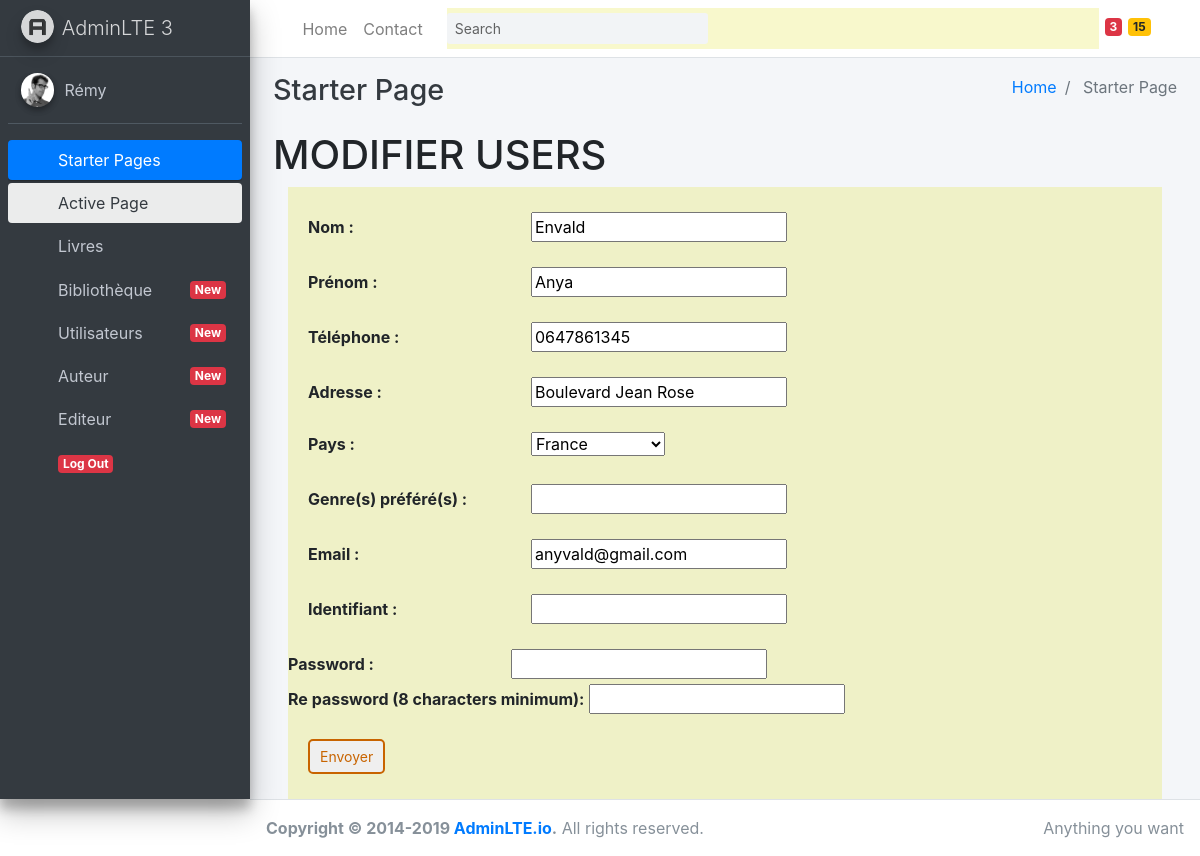
Page /admin/starter.php?page=formupdateusers&id_users=8 (signed in) on the committed database.
### tables this page shows
CREATE TABLE `users` (
  `id_users` int(11) NOT NULL,
  `prenom` varchar(200) NOT NULL,
  `nom` varchar(200) NOT NULL,
  `naissance` date NOT NULL,
  `telephone` varchar(15) NOT NULL,
  `adresse` varchar(200) NOT NULL,
  `pays` varchar(50) NOT NULL,
  `sexe` varchar(20) NOT NULL,
  `genres` varchar(350) NOT NULL,
  `email` varchar(50) NOT NULL,
  `identifiant` varchar(50) NOT NULL,
  `role` varchar(20) NOT NULL,
  `password` varchar(70) NOT NULL
);

### includes/define.php (called while the page is built, shortened)
<?php
$chemin=["auteurlist"=>"../auteurbackend/auteurlist.php",
"formauteur"=>"../auteurbackend/formauteur.php",
"createauteur"=>"../auteurbackend/createauteur.php",
"updateauteur"=>"../auteurbackend/updateauteur.php",
"deleteauteur"=>"../auteurbackend/deleteauteur.php",
"editeurlist"=>"../editeurbackend/editeurlist.php",
"formediteur"=>"../editeurbackend/formediteur.php",
"createediteur"=>"../editeurbackend/createediteur.php",
"updateediteur"=>"../editeurbackend/updateediteur.php",
"deleteediteur"=>"../editeurbackend/deleteediteur.php",
"livrelist"=>"../livrebackend/livrelist.php",
"formlivre"=>"../livrebackend/formlivre.php",
"createlivre"=>"../livrebackend/createlivre.php",
"updatelivre"=>"../livrebackend/updatelivre.php",
"deletelivre"=>"../livrebackend/deletelivre.php",
"bibliolist"=>"../bibliobackend/bibliolist.php",
"formbiblio"=>"../bibliobackend/formbiblio.php",
"createbiblio"=>"../bibliobackend/createbiblio.php",
"updatebiblio"=>"../bibliobackend/updatebiblio.php",
"deletebiblio"=>"../bibliobackend/deletebiblio.php",
"userslist"=>"../usersbackend/userslist.php",
"formcreateusers"=>"../usersbackend/formcreateusers.php",
"createusers"=>"../usersbackend/createusers.php",
"formupdateusers"=>"../usersbackend/formupdateusers.php",
"updateusers"=>"../usersbackend/updateusers.php",
"deleteusers"=>"../usersbackend/deleteusers.php",]
?>

### usersbackend/formupdateusers.php (the view, shortened to what this page needs)
<?php
include "../includes/database.php";
include "../includes/define.php";
		if(@$_GET['id_users']!=""){
			$users=$_GET['id_users'];
			$sql = "SELECT prenom,nom,telephone,adresse,pays,genres,email,identifiant,password
			FROM users where id_users='$users'";
			$sth = $dbco->prepare($sql);
			$sth->execute();
			$resultat = $sth->fetch(PDO::FETCH_ASSOC);
			$nom = $resultat['nom'];
      $prenom = $resultat['prenom'];
      $adresse = $resultat['adresse'];
      $telephone = $resultat['telephone'];
      $email = $resultat['email'];
				 $action=$chemin["updateusers"];
				 $titreForm=" MODIFIER USERS ";
		}
?>
<link href="http://maxcdn.bootstrapcdn.com/bootstrap/4.1.1/css/bootstrap.min.css" rel="stylesheet" id="bootstrap-css">
		  	      <link rel="stylesheet" href="../css/css.css">
<h1><?php echo $titreForm;?></h1>
		<div class="container">
        <form action="<?php echo $action;?>" method="post" enctype="multipart/form-data">
		 <div class="c100">
                <label for="nom"> Nom : </label>
                <input type="text" id="nom" name="nom" value="<?php echo @$nom;?>" readonly>
            </div>
						<div class="c100">
			                 <label for="prenom"> Prénom : </label>
			                 <input type="text" id="prenom" name="prenom" value="<?php echo @$prenom;?>" readonly>
			      </div>
            <div class="c100">
                <label for="telephone"> Téléphone : </label>
                <input type="text" id="telephone" name="telephone" value="<?php echo @$telephone;?> "/>
            </div>
            <div class="c100">
                <label for="adresse"> Adresse : </label>
                <input type="text" id="adresse" name="adresse" value="<?php echo @$adresse;?>">
            </div>
						<div class="c100">
								<label for="pays">Pays :</label>
								<select id="pays" name="pays">
										<optgroup label="Europe">
												<option value="france">France</option>
										</optgroup>
								</select>
						</div>
						<div class="c100">
								<label for="genre"> Genre(s) préféré(s) : </label>
								<input type="text" id="genre" name="genre">
						</div>
						<div class="c100">
                <label for="email"> Email : </label>
                <input type="text" id="email" name="email" value="<?php echo @$email;?> "/>
            </div>
						<div class="c100">
								<label for="pseudo">Identifiant : </label>
								<input type="text" id="pseudo" name="pseudo">
						</div>
						<div>
								<label for="password">Password : </label>
								<input type="password" id="password" minlength="8" required  name="password">
						</div>
						<div>
								<label for="retypepasswordpass">Re password (8 characters minimum):</label>
								<input type="retypepassword" id="retypepasswordpass" name="retypepassword"
											 minlength="8" required>
						</div>
            <div class="c100" id="submit">
                <input type="submit" value="Envoyer">
            </div>
        </form>
		</div>

### css/css.css (style rules this page uses)
form { width: 100%; background-color: rgba(220,220,0,0.2); padding : 5px 0px; }
.c100 { width: 100%; margin: 20px; }
label { display: inline-block; min-width: 25%; }
input[type="submit"] { color: RGB(200,100,0); border-radius: 5px; padding: 5px 10px; font-size: 14px; border: 2px solid RGB(200,100,0); }

### rows in the picture
users: nom "Envald", prenom "Anya", telephone "0647861345", adresse "Boulevard Jean Rose", email "anyvald@gmail.com"

### other values in the picture
$_SESSION["user_firstname"] "Rémy"
$titreForm "MODIFIER USERS"
